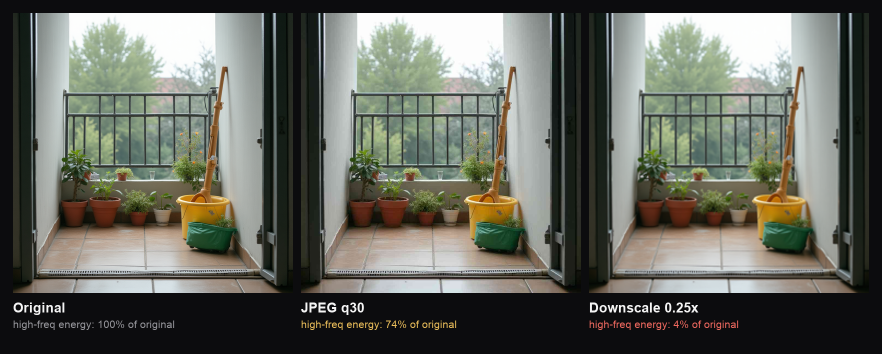
#> input picture track5/video/A_transform_triptych.png, 1764 x 708 px (shown at 1/2 size)
$ python -i train_sampler.py   (imports and definitions only)
#> lines starting #> are read from the running program, lines starting #| are printed output that depends on the picture
"""PLAN D5 / report §9.2 training distortion sampler.

Deliberately separate from eval_atoms.py: this module is stochastic, eval atoms
are frozen+deterministic. All randomness flows through a numpy Generator.
Banned by D5 (do not add): MixUp, CutMix, hue, solarize.
"""

from io import BytesIO

import cv2
import numpy as np
from PIL import Image, ImageEnhance, ImageFilter

# family -> weight, given that a corruption draw happens
FAMILY_WEIGHTS = {
    "jpeg": 0.30,
    "resize": 0.20,
    "blur": 0.15,
    "noise": 0.15,
    "jitter": 0.10,
    "crop": 0.10,
}
N_CORRUPT_P = (0.30, 0.55, 0.15)  # P(clean), P(one), P(two)

RESIZE_KERNELS = [
    Image.Resampling.NEAREST,
    Image.Resampling.BILINEAR,
    Image.Resampling.BICUBIC,
    Image.Resampling.LANCZOS,
]


# [14 lines left out: functions _jpeg_pil, _jpeg_cv2, not called in this run]


class TrainDistortionSampler:
    """Callable: (PIL image, np.random.Generator) -> PIL image."""

    def __init__(self, cfg: dict | None = None, generator: np.random.Generator | None = None):
        self.cfg = cfg or {}
        self.generator = generator
        self._names = list(FAMILY_WEIGHTS)
        self._weights = np.array([FAMILY_WEIGHTS[n] for n in self._names])
        self._weights = self._weights / self._weights.sum()

    def __call__(self, img: Image.Image, rng: np.random.Generator | None = None) -> Image.Image:
        rng = rng if rng is not None else self.generator
        if rng is None:
            raise ValueError("TrainDistortionSampler needs a numpy Generator")
        img = img.convert("RGB")
        n = int(rng.choice(3, p=N_CORRUPT_P))
        if n == 0:
            return img
        fams = list(rng.choice(self._names, size=n, replace=False, p=self._weights))
        # noise half before / half after JPEG when both are drawn
        if "jpeg" in fams and "noise" in fams and rng.random() < 0.5:
            fams.sort(key=lambda f: 0 if f == "noise" else 1)
        for fam in fams:
            img = self._apply(fam, img, rng)
        return img

    # [44 lines left out: function _apply, not called in this run]

>>> import cv2
>>> picture = cv2.imread('../../../video/A_transform_triptych.png', cv2.IMREAD_GRAYSCALE)
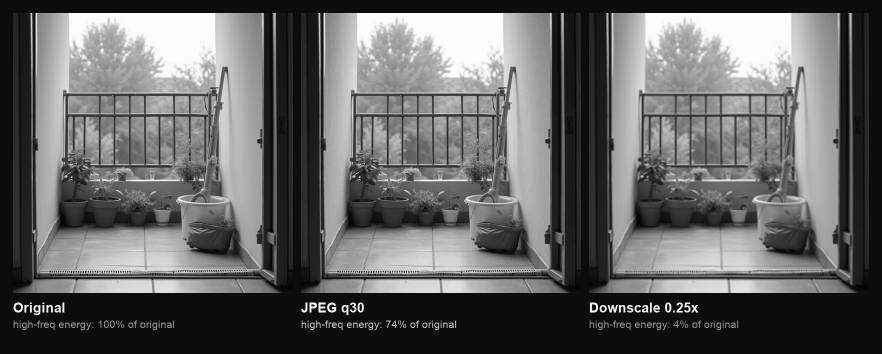
#> picture: shape (708, 1764) (shown at 1/2 size); min 0, max 255, mean 101.2
#> (the run stopped early here; a loop or call above may not have finished)
